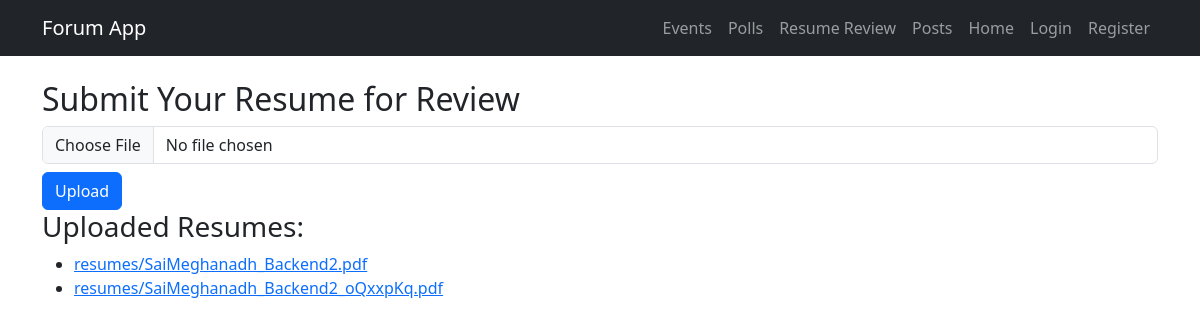
The page /resume-review/ on the database as committed earlier.
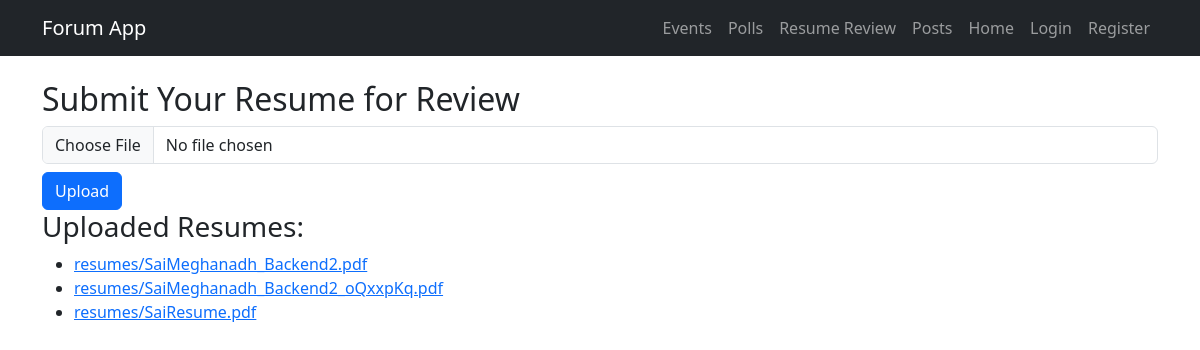
The same page on the database as committed later.
### forum/models.py (models this page shows, shortened)
class Resume(models.Model):
    name = models.CharField(max_length=255)  # User's name
    email = models.EmailField()  # Contact email
    resume_file = models.FileField(upload_to="resumes/")  # Uploaded resume
    uploaded_at = models.DateTimeField(auto_now_add=True)  # Upload timestamp
    reviewer = models.CharField(max_length=100, default="Pending")

### forum/views.py (the view, shortened to what this page needs)
# urls.py: path('resume-review/', resume_review, name='resume-review'),
def resume_review(request):
    resumes = Resume.objects.all()
    return render(request, "resume_review.html", {"resumes": resumes})

### forum/templates/resume_review.html (shortened to what this page needs)
{% extends "base.html" %}
{% block content %}
    <h2>Submit Your Resume for Review</h2>
    <form method="post" enctype="multipart/form-data">
        <input type="file" name="resume_file" class="form-control mb-2" required>
        <button type="submit" class="btn btn-primary">Upload</button>
    </form>
    <h3>Uploaded Resumes:</h3>
    <ul>
        {% for resume in resumes %}
            <li><a href="{{ resume.resume_file.url }}">{{ resume.resume_file.name }}</a></li>
        {% empty %}
            <li>No resumes uploaded yet.</li>
        {% endfor %}
    </ul>
{% endblock %}

Rows that differ between the two databases and show on the page:
added Resume: resume_file.name "resumes/SaiResume.pdf"
